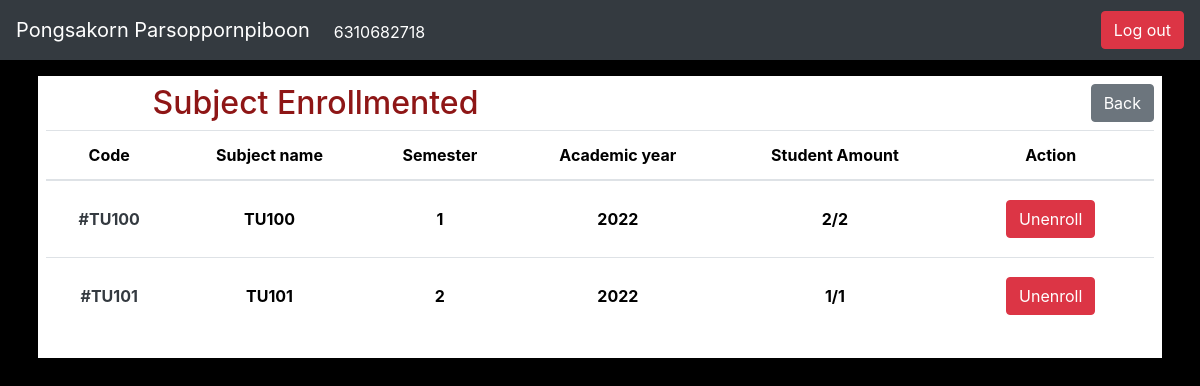
The app's page /bookingsubject/enrollmented (signed in) with its own data.
### bookingsubject/models.py (models this page shows)
class Enrollment(models.Model):
    user = models.ForeignKey(User, on_delete=models.CASCADE, to_field="id")
    subject = models.ForeignKey(Subject, on_delete=models.CASCADE, to_field="code")
    def __str__(self):
        return f"{self.user} {self.subject}"

class Subject(models.Model):
    code = models.CharField(max_length=3, unique=True)
    subject_name = models.CharField(max_length=15)
    semester = models.CharField(max_length=1)
    academic_year = models.IntegerField()
    amount = models.IntegerField()
    status = models.BooleanField()
    student = models.IntegerField(default=0)
    def __str__(self):
        return f"{self.code} {self.subject_name} {self.semester} {self.academic_year} {self.amount} {self.status} {self.student}"

### bookingsubject/views.py (the view)
# urls.py: path('enrollmented', views.enrollmented, name="enrollment_info"),
def enrollmented(req):
    try:
        user_data = User.objects.get(id=req.user.id)
        enrollment = Enrollment.objects.filter(user=user_data)
        if (enrollment.count() <= 0):
            return render(req, "bookingsubject/enrollment_info.html", {"enrolls": {}})
        print(enrollment)
        return render(req, "bookingsubject/enrollment_info.html", {"enrolls": enrollment})
    except Exception as e:
        print("Error : ", e)
        return index(req, {"status": False, "message": "Something went wrong"})

### bookingsubject/templates/bookingsubject/enrollment_info.html (shortened to what this page needs)
{% extends 'bookingsubject/layout.html' %} {% block body %}
<div style="background-color: white" class="p-2">
  <div class="flex">
    <div class="row">
      <div class="col">
        <h2
          class="position-relative text-center justify-content-center head-text"
        >
          Subject Enrollmented
        </h2>
      </div>
      <div class="col">
        <a
          class="position-relative justify-content-end btn btn-secondary float-right"
          href="{% url 'index' %}"
          >Back</a
        >
      </div>
    </div>
  </div>
  <table class="table table-hover text-center">
    <thead>
      <tr class="sub-text">
        <th scope="col">Code</th>
        <th scope="col">Subject name</th>
        <th scope="col">Semester</th>
        <th scope="col">Academic year</th>
        <th scope="col">Student Amount</th>
        <th scope="col">Action</th>
      </tr>
    </thead>
    <tbody class="text text-center">
      {% for enroll in enrolls %}
      <tr>
        <th scope="row" class="text-dark align-middle">#{{ enroll.subject.code }}</th>
        <th class="align-middle">{{ enroll.subject.subject_name }}</th>
        <th class="align-middle">{{ enroll.subject.semester }}</th>
        <th class="align-middle">{{ enroll.subject.academic_year }}</th>
        <th class="align-middle">{{ enroll.subject.amount }}/{{ enroll.subject.student }}</th>
        <th class="align-middle">
          <div class="row">
            <div class="col">
              <form class="btn" action="{% url 'unenroll_subject' enroll.subject.id %}" method="post">
                {% if request.user.is_superuser == False %}
                <button type="submit" class="btn btn-danger">Unenroll</button>
                {% endif %}
              </form>
            </div>
          </div>
        </th>
      </tr>
      {% empty %}
      <tr>
        <th colspan="7"><i>No data</i></th>
      </tr>
      {% endfor %}
    </tbody>
  </table>
</div>
{% endblock %}

### bookingsubject/templates/bookingsubject/layout.html (shortened to what this page needs)
<!DOCTYPE html>
<html lang="en">
  <head>
    {% load static %}
    <link
      rel="stylesheet"
      href="https://cdn.jsdelivr.net/npm/bootstrap@4.3.1/dist/css/bootstrap.min.css"
    />
    <link rel="stylesheet" href="{% static 'bookingsubject/style.css' %}" />
    {% if request.resolver_match.url_name != 'login' and request.resolver_match.url_name != 'logout' and request.resolver_match.url_name != 'register' %}
    <nav class="navbar navbar-expand-lg navbar-dark bg-dark">
      <a class="navbar-brand">{{request.user.first_name}}  {{request.user.last_name}}</a>
      <div class="collapse navbar-collapse" id="navbarSupportedContent">
        <ul class="navbar-nav mr-auto">
          <li class="nav-item active">
            <a class="nav-link mt-1">{{request.user.username}} <span class="sr-only">(current)</span></a>
          </li>
        </ul>
        <form class="form-inline my-2 my-lg-0">
          <a class="btn btn-danger float-right right-0" id="logout" href="{% url 'logout' %}">Log out</a>
        </form>
      </div>
    </nav>
    {% endif %}
  </head>
  <body>
    <div class="container p-2 mt-2">{% block body %} {% endblock %}</div>
  </body>
</html>

### bookingsubject/static/bookingsubject/style.css (style rules this page uses)
body { background-color: black; color: white; }
.head-text { color: rgb(142, 22, 22) }
.text { color: black }
.sub-text { color: black }

### records on screen
Enrollment: subject.code "TU100", subject.subject_name "TU100", subject.semester "1", subject.academic_year "2022", subject.amount "2", subject.student "2"
Enrollment: subject.code "TU101", subject.subject_name "TU101", subject.semester "2", subject.academic_year "2022", subject.amount "1", subject.student "1"

### other values on screen
{{ request.user.first_name }} "Pongsakorn"
{{ request.user.last_name }} "Parsoppornpiboon"
{{ request.user.username }} "6310682718"
